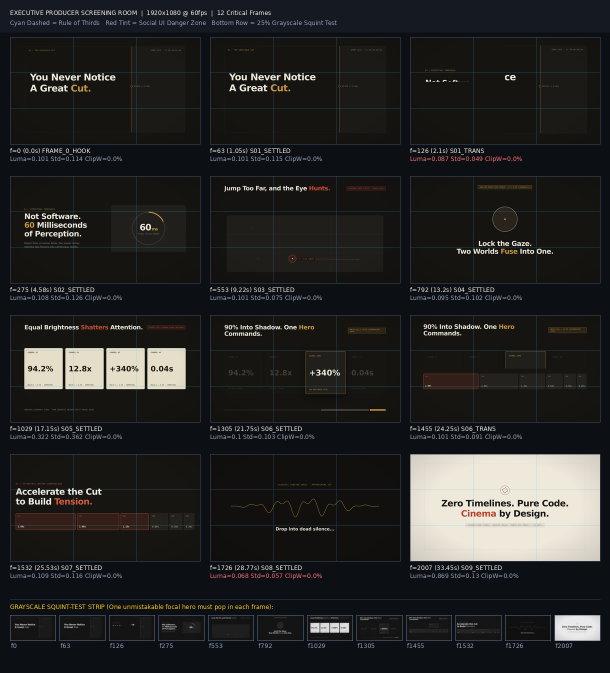
#> input picture examples/the-invisible-cut/preprod/qa-screening-sheet.png, 1220 x 1346 px (shown at 1/2 size)
$ python verify_mixed_media_assets.py ../../examples/the-invisible-cut/preprod --out-sheet out.png
#> lines starting #> are read from the running program, lines starting #| are printed output that depends on the picture
#!/usr/bin/env python3
"""
Gate 3.5 Mixed-Media Asset Auditor & Visual Verification Contact Sheet Builder.
Before writing scene `.tsx` code, Cinema Code Studio requires every fetched online photo,
authentic brand/software SVG icon, and studio plate in `public/assets/` to be verified:
1. Raster photos (`jpg`, `jpeg`, `png`, `webp`): checks dimensions, aspect ratio, non-blank variance,
   and HSV purple/violet contamination (`270 <= H <= 335`, `S > 0.35`, `V > 0.25`).
2. Vector icons (`svg`): verifies well-formed XML `<svg>` root and flags forbidden `#8B5CF6`/`purple` fills.
3. Builds a labeled `asset-verification-sheet.jpg` contact sheet so the Creative Director can visually
   confirm literal script relevance and zero duplicated/hallucinated subjects before compositing.
"""

from __future__ import annotations

import argparse
import json
import math
import re
import sys
import xml.etree.ElementTree as ET
from pathlib import Path
from PIL import Image, ImageDraw, ImageFont, ImageStat

RASTER_EXTS = {".jpg", ".jpeg", ".png", ".webp"}
PURPLE_HEX_RE = re.compile(r"#(?:8b5cf6|a855f7|9333ea|7c3aed|c084fc|d946ef|e879f9|ff00ff)\b", re.IGNORECASE)


def compute_purple_pct(im: Image.Image) -> float:
    hsv = im.convert("RGB").resize((240, 135), Image.Resampling.BILINEAR).convert("HSV")
    raw = hsv.tobytes()
    total = len(raw) // 3
    if total == 0:
        return 0.0
    # PIL HSV: H in 0..255 (0..360 deg -> 270 deg = 191, 335 deg = 237), S in 0..255, V in 0..255
    purple_count = 0
    for i in range(0, len(raw), 3):
        h, s, v = raw[i], raw[i + 1], raw[i + 2]
        if 191 <= h <= 237 and s > 90 and v > 64:
            purple_count += 1
    return round((purple_count / total) * 100.0, 3)


def audit_svg(path: Path) -> dict:
    text = path.read_text(encoding="utf-8", errors="replace")
    issues: list[str] = []
    try:
        root = ET.fromstring(text)
        if not root.tag.lower().endswith("svg"):
            issues.append("Root XML element is not <svg>")
    except ET.ParseError as exc:
        issues.append(f"Malformed SVG XML: {exc}")

    if PURPLE_HEX_RE.search(text):
        issues.append("Contains forbidden purple/magenta hex fill")

    return {
        "file": path.name,
        "path": str(path),
        "kind": "svg",
        "bytes": path.stat().st_size,
        "valid": len(issues) == 0,
        "issues": issues,
    }


def audit_raster(path: Path, min_width: int = 400) -> tuple[dict, Image.Image | None]:
    issues: list[str] = []
    try:
        im = Image.open(path)
        im.load()
    except Exception as exc:
        return {
            "file": path.name,
            "path": str(path),
            "kind": "raster",
            "valid": False,
            "issues": [f"Cannot decode image: {exc}"],
        }, None

    w, h = im.size
    if w < min_width:
        issues.append(f"Width {w}px < minimum {min_width}px")

    gray_std = round(ImageStat.Stat(im.convert("L")).stddev[0], 2)
    if gray_std < 6.0:
        issues.append(f"Near-blank or solid-color image (luma std={gray_std})")

    purple_pct = compute_purple_pct(im)
    if purple_pct > 1.5:
        issues.append(f"Purple/violet contamination={purple_pct}% (> 1.5% limit)")

    return {
        "file": path.name,
        "path": str(path),
        "kind": "raster",
        "width": w,
        "height": h,
        "lumaStd": gray_std,
        "purplePct": purple_pct,
        "valid": len(issues) == 0,
        "issues": issues,
    }, im


def build_contact_sheet(rasters: list[tuple[dict, Image.Image]], out_sheet: Path) -> None:
    if not rasters:
        return
    cols = min(3, len(rasters))
    rows = math.ceil(len(rasters) / cols)
    tw, th, pad = 480, 270, 18
    sheet = Image.new("RGB", (pad + cols * (tw + pad), pad + rows * (th + 42 + pad)), (8, 13, 26))
    draw = ImageDraw.Draw(sheet)
    font = ImageFont.load_default()

    for idx, (meta, im) in enumerate(rasters):
        r, c = divmod(idx, cols)
        x = pad + c * (tw + pad)
        y = pad + r * (th + 42 + pad)
        thumb = im.convert("RGB").resize((tw, th), Image.Resampling.LANCZOS)
        sheet.paste(thumb, (x, y))
        border_col = (56, 189, 248) if meta["valid"] else (239, 68, 68)
        draw.rectangle([x, y, x + tw, y + th], outline=border_col, width=2)
        draw.text(
            (x + 4, y + th + 6),
            f"{meta['file']} ({meta['width']}x{meta['height']}) purple={meta['purplePct']}%",
            fill=(241, 245, 249),
            font=font,
        )

    out_sheet.parent.mkdir(parents=True, exist_ok=True)
    sheet.save(out_sheet, quality=92)


def main() -> None:
    parser = argparse.ArgumentParser(description="Audit mixed-media photos & SVG icons and render verification sheet.")
    parser.add_argument("assets_dir", type=Path, help="Path to remotion/public/assets")
    parser.add_argument("--out-sheet", type=Path, required=True, help="Output JPG/PNG contact sheet path")
    parser.add_argument("--min-width", type=int, default=400, help="Minimum width for raster assets (default: 400)")
    args = parser.parse_args()

    if not args.assets_dir.exists():
        print(f"Error: assets directory not found: {args.assets_dir}", file=sys.stderr)
        sys.exit(1)

    svg_reports: list[dict] = []
    raster_reports: list[dict] = []
    loaded_rasters: list[tuple[dict, Image.Image]] = []

    for p in sorted(args.assets_dir.rglob("*")):
        if not p.is_file():
            continue
        ext = p.suffix.lower()
        if ext == ".svg":
            svg_reports.append(audit_svg(p))
        elif ext in RASTER_EXTS:
            rep, im = audit_raster(p, min_width=args.min_width)
#> in audit_raster, im is the input picture: PIL image 1220x1346 RGB; mean R, G, B 37.3, 37.5, 37
#> in audit_raster, `gray_std = round(ImageStat.Stat(im.convert("L")).stddev[0], 2)`: gray_std = 55.61
#> in compute_purple_pct, `hsv = im.convert("RGB").resize((240, 135), Image.Resampling.BILINEAR)...`: hsv: PIL image 240x135 HSV; mean H, S, V 83.7, 58.1, 40.9
#> in compute_purple_pct, `total = len(raw) // 3`: total = 32400
#> the loop in compute_purple_pct, `for i in range(0, len(raw), 3):` made 32400 passes
#> i on passes 2 to 4: 3, 6, 9
#> after the loop in compute_purple_pct, `for i in range(0, len(raw), 3):`: purple_count = 0
#> rep = 9 items
            raster_reports.append(rep)
            if im is not None:
                loaded_rasters.append((rep, im))

    build_contact_sheet(loaded_rasters, args.out_sheet)
#> in build_contact_sheet, `cols = min(3, len(rasters))`: cols = 2
#> in build_contact_sheet, `rows = math.ceil(len(rasters) / cols)`: rows = 1
#> in build_contact_sheet, `sheet = Image.new("RGB", (pad + cols * (tw + pad), pad + rows * (th + ..`:
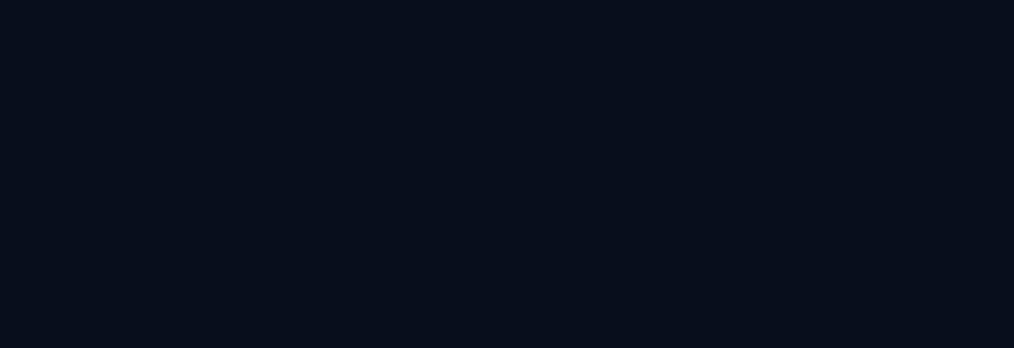
#> sheet: PIL image 1014x348 RGB; mean R, G, B 8, 13, 26
#> the loop in build_contact_sheet, `for idx, (meta, im) in enumerate(rasters):` made 2 passes
#> (r, c, x, y, border_col) on passes 1 to 2: (0, 0, 18, 18, (56, 189, 248)), (0, 1, 516, 18, (56, 189, 248))
#> pass 1, in build_contact_sheet, `thumb = im.convert("RGB").resize((tw, th), Image.Resampling.LANCZOS)`:
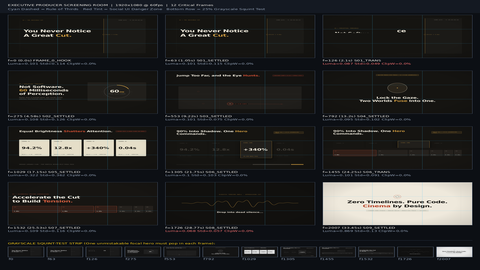
#> thumb: PIL image 480x270 RGB; mean R, G, B 37.3, 37.5, 37
#> pass 2, in build_contact_sheet, `thumb = im.convert("RGB").resize((tw, th), Image.Resampling.LANCZOS)`:
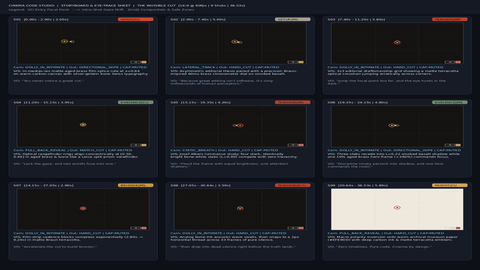
#> thumb: PIL image 480x270 RGB; mean R, G, B 34.2, 36.2, 40.9
#> after the loop in build_contact_sheet, `for idx, (meta, im) in enumerate(rasters):`:
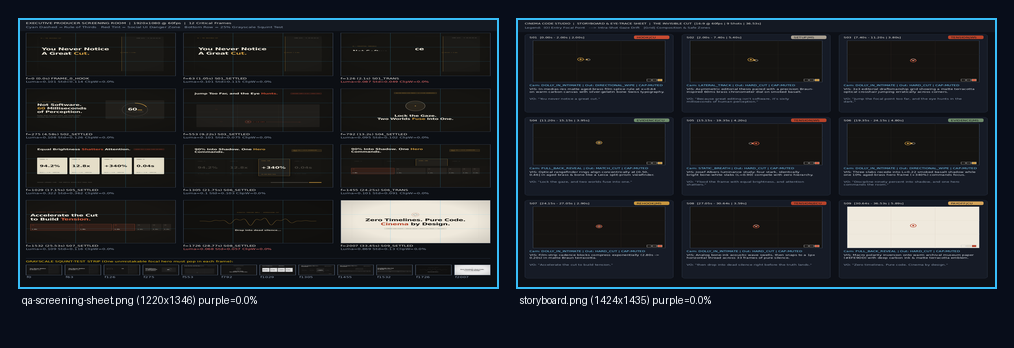
#> sheet: PIL image 1014x348 RGB; mean R, G, B 29.8, 34, 39.9
    invalid = [r for r in (svg_reports + raster_reports) if not r["valid"]]
#> invalid = []

    summary = {
        "valid": len(invalid) == 0,
        "svgCount": len(svg_reports),
        "rasterCount": len(raster_reports),
        "contactSheet": str(args.out_sheet),
        "svgs": svg_reports,
        "rasters": raster_reports,
    }
    print(json.dumps(summary, indent=2))
#> (printed output is left out)
    sys.exit(0 if len(invalid) == 0 else 1)
#> (the program exits here)
